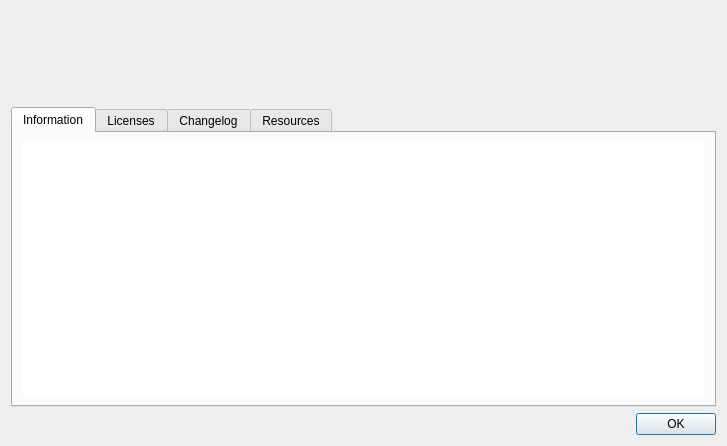
<?xml version="1.0" encoding="UTF-8"?>
<ui version="4.0">
 <class>FormAbout</class>
 <widget class="QDialog" name="FormAbout">
  <property name="geometry">
   <rect>
    <x>0</x>
    <y>0</y>
    <width>727</width>
    <height>446</height>
   </rect>
  </property>
  <property name="windowTitle">
   <string notr="true"/>
  </property>
  <property name="locale">
   <locale language="English" country="UnitedStates"/>
  </property>
  <layout class="QVBoxLayout" name="verticalLayout">
   <item>
    <layout class="QFormLayout" name="m_formLayout">
     <property name="fieldGrowthPolicy">
      <enum>QFormLayout::AllNonFixedFieldsGrow</enum>
     </property>
     <item row="0" column="0">
      <widget class="QLabel" name="m_lblIcon">
       <property name="minimumSize">
        <size>
         <width>90</width>
         <height>90</height>
        </size>
       </property>
       <property name="maximumSize">
        <size>
         <width>90</width>
         <height>90</height>
        </size>
       </property>
       <property name="styleSheet">
        <string notr="true"/>
       </property>
       <property name="locale">
        <locale language="English" country="UnitedStates"/>
       </property>
       <property name="text">
        <string/>
       </property>
       <property name="textFormat">
        <enum>Qt::RichText</enum>
       </property>
       <property name="scaledContents">
        <bool>true</bool>
       </property>
       <property name="alignment">
        <set>Qt::AlignCenter</set>
       </property>
      </widget>
     </item>
     <item row="0" column="1">
      <widget class="QLabel" name="m_lblDesc">
       <property name="minimumSize">
        <size>
         <width>0</width>
         <height>60</height>
        </size>
       </property>
       <property name="locale">
        <locale language="English" country="UnitedStates"/>
       </property>
       <property name="text">
        <string/>
       </property>
       <property name="textFormat">
        <enum>Qt::RichText</enum>
       </property>
       <property name="alignment">
        <set>Qt::AlignLeading|Qt::AlignLeft|Qt::AlignVCenter</set>
       </property>
       <property name="textInteractionFlags">
        <set>Qt::LinksAccessibleByMouse|Qt::TextSelectableByMouse</set>
       </property>
      </widget>
     </item>
    </layout>
   </item>
   <item>
    <widget class="QTabWidget" name="m_tabAbout">
     <property name="styleSheet">
      <string notr="true"/>
     </property>
     <property name="locale">
      <locale language="English" country="UnitedStates"/>
     </property>
     <property name="currentIndex">
      <number>0</number>
     </property>
     <widget class="QWidget" name="m_tabInfo">
      <attribute name="title">
       <string>Information</string>
      </attribute>
      <layout class="QVBoxLayout" name="verticalLayout_2">
       <item>
        <widget class="QTextBrowser" name="m_txtInfo">
         <property name="font">
          <font>
           <family>DejaVu Sans Mono</family>
          </font>
         </property>
         <property name="contextMenuPolicy">
          <enum>Qt::DefaultContextMenu</enum>
         </property>
         <property name="styleSheet">
          <string notr="true"/>
         </property>
         <property name="frameShape">
          <enum>QFrame::NoFrame</enum>
         </property>
         <property name="undoRedoEnabled">
          <bool>false</bool>
         </property>
         <property name="readOnly">
          <bool>true</bool>
         </property>
         <property name="html">
          <string notr="true">&lt;!DOCTYPE HTML PUBLIC &quot;-//W3C//DTD HTML 4.0//EN&quot; &quot;http://www.w3.org/TR/REC-html40/strict.dtd&quot;&gt;
&lt;html&gt;&lt;head&gt;&lt;meta name=&quot;qrichtext&quot; content=&quot;1&quot; /&gt;&lt;style type=&quot;text/css&quot;&gt;
p, li { white-space: pre-wrap; }
&lt;/style&gt;&lt;/head&gt;&lt;body style=&quot; font-family:'DejaVu Sans Mono'; font-size:8.25pt; font-weight:400; font-style:normal;&quot;&gt;
&lt;p style=&quot;-qt-paragraph-type:empty; margin-top:0px; margin-bottom:0px; margin-left:0px; margin-right:0px; -qt-block-indent:0; text-indent:0px; font-family:'Sans Serif'; font-size:9pt;&quot;&gt;&lt;br /&gt;&lt;/p&gt;&lt;/body&gt;&lt;/html&gt;</string>
         </property>
         <property name="acceptRichText">
          <bool>false</bool>
         </property>
         <property name="textInteractionFlags">
          <set>Qt::LinksAccessibleByMouse|Qt::TextSelectableByMouse</set>
         </property>
         <property name="searchPaths">
          <stringlist/>
         </property>
         <property name="openExternalLinks">
          <bool>true</bool>
         </property>
        </widget>
       </item>
      </layout>
     </widget>
     <widget class="QWidget" name="m_tabLicenses">
      <attribute name="title">
       <string>Licenses</string>
      </attribute>
      <layout class="QVBoxLayout" name="verticalLayout_4">
       <item>
        <widget class="QToolBox" name="m_toolBox">
         <property name="currentIndex">
          <number>0</number>
         </property>
         <widget class="QWidget" name="page_GNU_GPL">
          <property name="geometry">
           <rect>
            <x>0</x>
            <y>0</y>
            <width>685</width>
            <height>184</height>
           </rect>
          </property>
          <property name="autoFillBackground">
           <bool>true</bool>
          </property>
          <attribute name="label">
           <string>GNU GPL License (applies to RSS Guard source code)</string>
          </attribute>
          <attribute name="toolTip">
           <string>GNU GPL License</string>
          </attribute>
          <layout class="QVBoxLayout" name="verticalLayout_3">
           <property name="leftMargin">
            <number>0</number>
           </property>
           <property name="topMargin">
            <number>0</number>
           </property>
           <property name="rightMargin">
            <number>0</number>
           </property>
           <property name="bottomMargin">
            <number>0</number>
           </property>
           <item>
            <widget class="QTextBrowser" name="m_txtLicenseGnu">
             <property name="font">
              <font>
               <family>DejaVu Sans Mono</family>
              </font>
             </property>
             <property name="styleSheet">
              <string notr="true"/>
             </property>
             <property name="frameShape">
              <enum>QFrame::NoFrame</enum>
             </property>
             <property name="horizontalScrollBarPolicy">
              <enum>Qt::ScrollBarAlwaysOff</enum>
             </property>
             <property name="autoFormatting">
              <set>QTextEdit::AutoNone</set>
             </property>
             <property name="undoRedoEnabled">
              <bool>false</bool>
             </property>
             <property name="lineWrapMode">
              <enum>QTextEdit::WidgetWidth</enum>
             </property>
             <property name="readOnly">
              <bool>true</bool>
             </property>
             <property name="html">
              <string notr="true">&lt;!DOCTYPE HTML PUBLIC &quot;-//W3C//DTD HTML 4.0//EN&quot; &quot;http://www.w3.org/TR/REC-html40/strict.dtd&quot;&gt;
&lt;html&gt;&lt;head&gt;&lt;meta name=&quot;qrichtext&quot; content=&quot;1&quot; /&gt;&lt;style type=&quot;text/css&quot;&gt;
p, li { white-space: pre-wrap; }
&lt;/style&gt;&lt;/head&gt;&lt;body style=&quot; font-family:'DejaVu Sans Mono'; font-size:8.25pt; font-weight:400; font-style:normal;&quot;&gt;
&lt;p style=&quot;-qt-paragraph-type:empty; margin-top:0px; margin-bottom:0px; margin-left:0px; margin-right:0px; -qt-block-indent:0; text-indent:0px; font-family:'Sans Serif'; font-size:9pt;&quot;&gt;&lt;br /&gt;&lt;/p&gt;&lt;/body&gt;&lt;/html&gt;</string>
             </property>
             <property name="textInteractionFlags">
              <set>Qt::LinksAccessibleByMouse|Qt::TextSelectableByMouse</set>
             </property>
             <property name="openExternalLinks">
              <bool>true</bool>
             </property>
            </widget>
           </item>
          </layout>
         </widget>
         <widget class="QWidget" name="page">
          <attribute name="label">
           <string>Mozilla Public License (applies to uchardet component)</string>
          </attribute>
          <layout class="QVBoxLayout" name="verticalLayout_5">
           <property name="leftMargin">
            <number>0</number>
           </property>
           <property name="topMargin">
            <number>0</number>
           </property>
           <property name="rightMargin">
            <number>0</number>
           </property>
           <property name="bottomMargin">
            <number>0</number>
           </property>
           <item>
            <widget class="QTextBrowser" name="m_txtLicenseMpl">
             <property name="font">
              <font>
               <family>DejaVu Sans Mono</family>
              </font>
             </property>
             <property name="styleSheet">
              <string notr="true"/>
             </property>
             <property name="frameShape">
              <enum>QFrame::NoFrame</enum>
             </property>
             <property name="horizontalScrollBarPolicy">
              <enum>Qt::ScrollBarAlwaysOff</enum>
             </property>
             <property name="autoFormatting">
              <set>QTextEdit::AutoNone</set>
             </property>
             <property name="undoRedoEnabled">
              <bool>false</bool>
             </property>
             <property name="lineWrapMode">
              <enum>QTextEdit::WidgetWidth</enum>
             </property>
             <property name="readOnly">
              <bool>true</bool>
             </property>
             <property name="html">
              <string notr="true">&lt;!DOCTYPE HTML PUBLIC &quot;-//W3C//DTD HTML 4.0//EN&quot; &quot;http://www.w3.org/TR/REC-html40/strict.dtd&quot;&gt;
&lt;html&gt;&lt;head&gt;&lt;meta name=&quot;qrichtext&quot; content=&quot;1&quot; /&gt;&lt;style type=&quot;text/css&quot;&gt;
p, li { white-space: pre-wrap; }
&lt;/style&gt;&lt;/head&gt;&lt;body style=&quot; font-family:'DejaVu Sans Mono'; font-size:8.25pt; font-weight:400; font-style:normal;&quot;&gt;
&lt;p style=&quot;-qt-paragraph-type:empty; margin-top:0px; margin-bottom:0px; margin-left:0px; margin-right:0px; -qt-block-indent:0; text-indent:0px; font-family:'Sans Serif'; font-size:9pt;&quot;&gt;&lt;br /&gt;&lt;/p&gt;&lt;/body&gt;&lt;/html&gt;</string>
             </property>
             <property name="textInteractionFlags">
              <set>Qt::LinksAccessibleByMouse|Qt::TextSelectableByMouse</set>
             </property>
             <property name="openExternalLinks">
              <bool>true</bool>
             </property>
            </widget>
           </item>
          </layout>
         </widget>
        </widget>
       </item>
       <item>
        <widget class="QLabel" name="m_lblLicenses">
         <property name="text">
          <string>Licenses page is available only in English language.</string>
         </property>
        </widget>
       </item>
      </layout>
     </widget>
     <widget class="QWidget" name="m_tabChangelog">
      <attribute name="title">
       <string>Changelog</string>
      </attribute>
      <layout class="QVBoxLayout" name="verticalLayout_7">
       <item>
        <widget class="QTextBrowser" name="m_txtChangelog">
         <property name="font">
          <font>
           <family>DejaVu Sans Mono</family>
          </font>
         </property>
         <property name="frameShape">
          <enum>QFrame::NoFrame</enum>
         </property>
         <property name="undoRedoEnabled">
          <bool>false</bool>
         </property>
         <property name="html">
          <string notr="true">&lt;!DOCTYPE HTML PUBLIC &quot;-//W3C//DTD HTML 4.0//EN&quot; &quot;http://www.w3.org/TR/REC-html40/strict.dtd&quot;&gt;
&lt;html&gt;&lt;head&gt;&lt;meta name=&quot;qrichtext&quot; content=&quot;1&quot; /&gt;&lt;style type=&quot;text/css&quot;&gt;
p, li { white-space: pre-wrap; }
&lt;/style&gt;&lt;/head&gt;&lt;body style=&quot; font-family:'DejaVu Sans Mono'; font-size:8.25pt; font-weight:400; font-style:normal;&quot;&gt;
&lt;p style=&quot;-qt-paragraph-type:empty; margin-top:0px; margin-bottom:0px; margin-left:0px; margin-right:0px; -qt-block-indent:0; text-indent:0px; font-family:'Sans Serif'; font-size:9pt;&quot;&gt;&lt;br /&gt;&lt;/p&gt;&lt;/body&gt;&lt;/html&gt;</string>
         </property>
         <property name="acceptRichText">
          <bool>false</bool>
         </property>
         <property name="textInteractionFlags">
          <set>Qt::LinksAccessibleByMouse|Qt::TextSelectableByMouse</set>
         </property>
         <property name="openExternalLinks">
          <bool>true</bool>
         </property>
        </widget>
       </item>
       <item>
        <widget class="QLabel" name="m_lblChangelog">
         <property name="text">
          <string>Changelog page is available only in English language.</string>
         </property>
        </widget>
       </item>
      </layout>
     </widget>
     <widget class="QWidget" name="m_tabPaths">
      <attribute name="title">
       <string>Resources</string>
      </attribute>
      <layout class="QFormLayout" name="formLayout">
       <property name="fieldGrowthPolicy">
        <enum>QFormLayout::ExpandingFieldsGrow</enum>
       </property>
       <item row="0" column="0">
        <widget class="QLabel" name="label">
         <property name="text">
          <string>Settings type</string>
         </property>
        </widget>
       </item>
       <item row="0" column="1">
        <widget class="QLineEdit" name="m_txtPathsSettingsType">
         <property name="readOnly">
          <bool>true</bool>
         </property>
        </widget>
       </item>
       <item row="1" column="0">
        <widget class="QLabel" name="label_2">
         <property name="text">
          <string>Settings file</string>
         </property>
        </widget>
       </item>
       <item row="1" column="1">
        <widget class="QLineEdit" name="m_txtPathsSettingsFile">
         <property name="readOnly">
          <bool>true</bool>
         </property>
        </widget>
       </item>
      </layout>
     </widget>
    </widget>
   </item>
   <item>
    <widget class="QDialogButtonBox" name="m_buttonBox">
     <property name="standardButtons">
      <set>QDialogButtonBox::Ok</set>
     </property>
    </widget>
   </item>
  </layout>
 </widget>
 <tabstops>
  <tabstop>m_tabAbout</tabstop>
  <tabstop>m_txtInfo</tabstop>
  <tabstop>m_txtLicenseGnu</tabstop>
  <tabstop>m_txtChangelog</tabstop>
  <tabstop>m_txtPathsSettingsType</tabstop>
  <tabstop>m_txtPathsSettingsFile</tabstop>
 </tabstops>
 <resources/>
 <connections>
  <connection>
   <sender>m_buttonBox</sender>
   <signal>accepted()</signal>
   <receiver>FormAbout</receiver>
   <slot>accept()</slot>
   <hints>
    <hint type="sourcelabel">
     <x>363</x>
     <y>425</y>
    </hint>
    <hint type="destinationlabel">
     <x>363</x>
     <y>222</y>
    </hint>
   </hints>
  </connection>
 </connections>
</ui>
